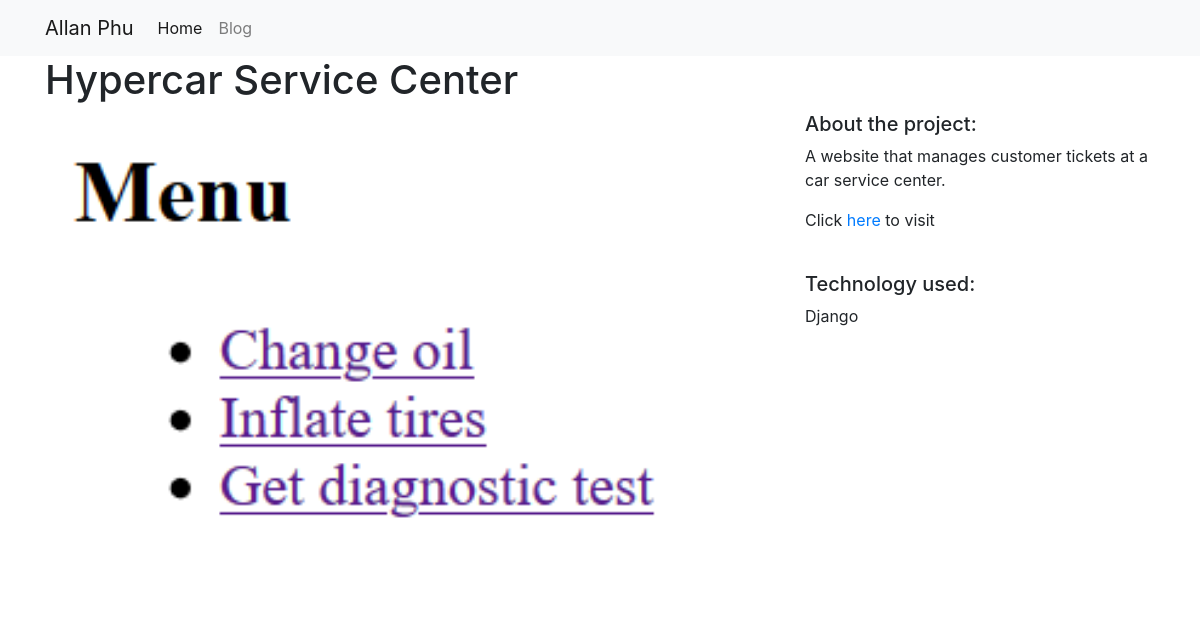
/projects/1/, run on the app's committed database.
### projects/models.py (models this page shows)
class Project(models.Model):  # instance of class is a row
    title = models.CharField(max_length=100)  # column in database
    description = models.TextField()
    technology = models.CharField(max_length=20)
    image = models.FilePathField(path="/img")

### projects/views.py (the view)
# urls.py: path("<int:pk>/", views.project_detail, name='project_detail'),
def project_detail(request, pk):
    project = Project.objects.get(pk=pk)
    context = {
        'project': project
    }
    return render(request, 'project_detail.html', context)

### projects/templates/project_detail.html
{% extends "base.html" %}
{% load static %}
{% block page_content %}
<h1>{{ project.title }}</h1>
<div class="row">
    <div class="col-md-8">
        <img src="{% static project.image %}" alt="" width=100%>
    </div>
    <div class="col-md-4">
        <h5>About the project:</h5>
        <p>{{ project.description }}</p>
        {% if project.title == 'Algostructures' %}
            <p>Click <a href="https://ahphoo.github.io/">here</a> to visit</p>
        {% elif project.title == 'Hypercar Service Center' %}
            <p>Click <a href="https://aphu.pythonanywhere.com/menu">here</a> to visit</p>
        {% elif project.title == 'Javascript Calculator' %}
            <p>Click <a href="https://codepen.io/ahphoo-the-scripter/pen/WNwXjpM">here</a> to visit</p>
        {% endif %}
        <br>
        <h5>Technology used:</h5>
        <p>{{ project.technology }}</p>
    </div>
</div>
{% endblock %}

### data on the page
Project: title "Hypercar Service Center", image (picture), description "A website that manages customer tickets at a car service center.", technology "Django"
